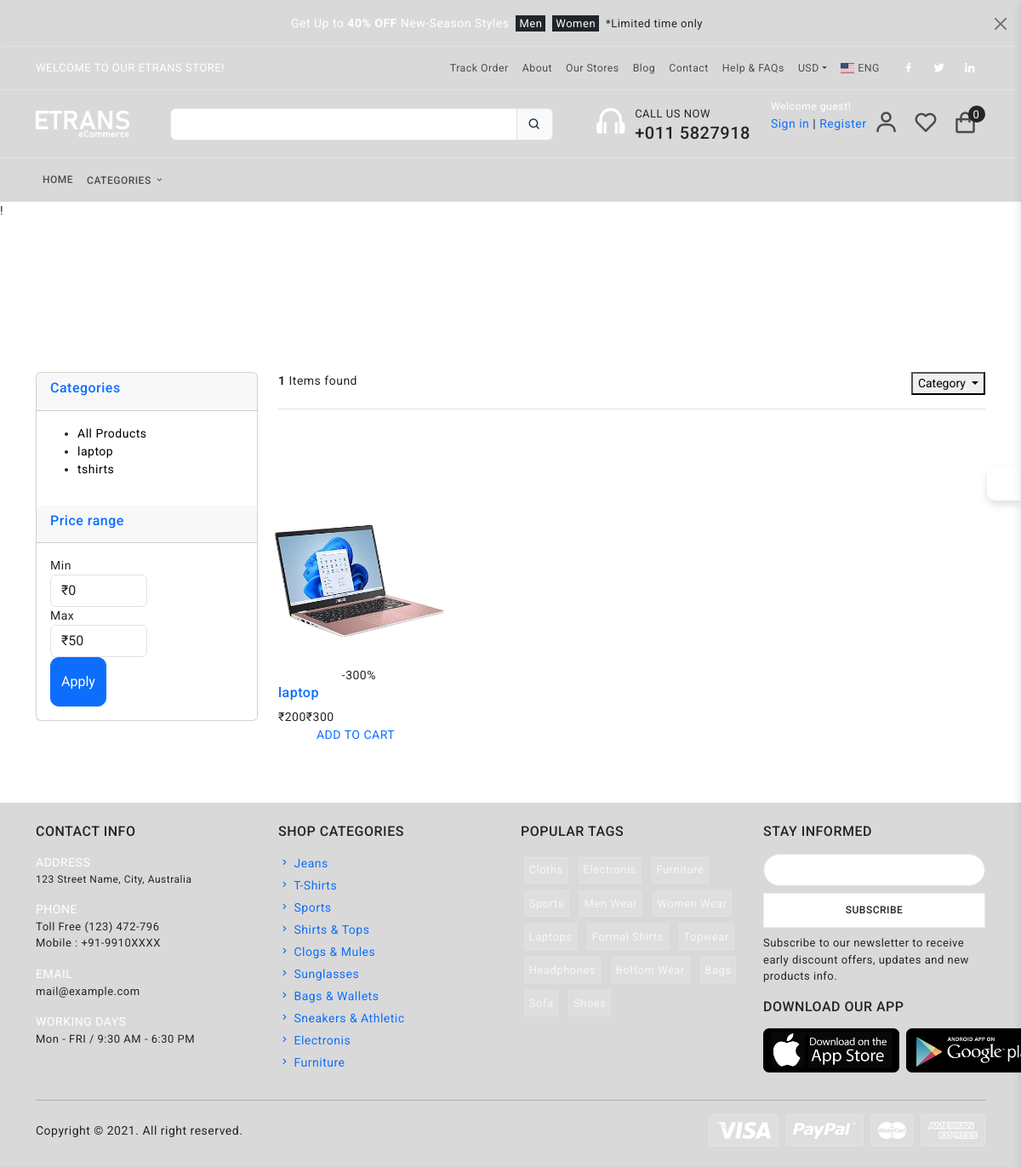
The app's page /store/category/laptop/ with its own data.
### category/models.py (models this page shows, shortened)
class Category(models.Model):
    category_name = models.CharField(max_length=50, unique = True )
    slug = models.SlugField(max_length=100, unique=True)
    description = models.TextField(max_length =255, blank=True)
    category_image = models.ImageField(upload_to = 'photos/categories/',blank=True)
    class Meta:
        verbose_name = 'category'
        verbose_name_plural =  'categories'
    def get_url(self):
        return reverse('products_by_category',args=[self.slug])

### store/models.py (models this page shows, shortened)
class Product(models.Model):
    product_name    = models.CharField(max_length=200, unique=True)
    slug            = models.SlugField(max_length=200, unique=True)
    description     = models.TextField(max_length=500, blank=True)
    price           = models.IntegerField()
    image1       = models.ImageField(upload_to = 'photos/products')
    image2       = models.ImageField(upload_to = 'photos/products',blank=True)
    image3       = models.ImageField(upload_to = 'photos/products',blank=True)
    stock           = models.IntegerField()
    offer_price = models.IntegerField(null=True, blank=True)
    offer_perc =  models.IntegerField(null=True, blank=True, default= 0)
    is_available    = models.BooleanField(default=True)
    category        = models.ForeignKey(Category, on_delete=models.CASCADE)
    created_date    = models.DateTimeField(auto_now_add=True)
    modified_date   = models.DateTimeField(auto_now=True)
    product_offer = models.IntegerField(null=True, blank=True ,default= 0, validators=[MinValueValidator(0),MaxValueValidator(100)])
    Is_featured  = models.BooleanField(default=True)
    def get_url(self):
        return reverse('product_detail', args=[self.category.slug, self.slug])

### store/views.py (the view)
# urls.py: path('store/',include('store.urls')),
def store(request, category_slug=None):
    categories = None
    products = None
    min_price=0
    max_price=0
    if 'min_price' in request.GET:
        min_price=request.GET['min_price']
        max_price=request.GET['max_price']
        if max_price:
            products = Product.objects.filter(price__gte=min_price,price__lte=max_price)
            product_count = products.count()
    if category_slug != None:
        categories = get_object_or_404(Category, slug=category_slug)
        products = Product.objects.filter(category=categories, is_available=True)
        paginator = Paginator(products, 1)
        page = request.GET.get('page')
        paged_products = paginator.get_page(page)
        product_count = products.count()
    else:
        products = Product.objects.all().filter(is_available=True).order_by('id')
        paginator = Paginator(products, 3)
        page = request.GET.get('page')
        paged_products = paginator.get_page(page)
        product_count = products.count()
    context = {
        'products': paged_products,
        'product_count': product_count,
        'min_price':min_price,
        'max_price':max_price,
    }
    return render(request, 'store/store.html', context)

### cart/context_processors.py (called while the page is built)
def counter(request):
    cart_count = 0
    if 'admin' in request.path:
        return {}
    else:
        try:
            cart = Cart.objects.filter(cart_id=_cart_id(request))
            if request.user.is_authenticated:
                cart_items = CartItem.objects.all().filter(user=request.user)
            else:
                cart_items = CartItem.objects.all().filter(cart=cart[:1])
            for cart_item in cart_items:
                cart_count += cart_item.quantity
        except Cart.DoesNotExist:
            cart_count = 0
    return dict(cart_count=cart_count)

### cart/views.py (called while the page is built)
def _cart_id(request):
    cart = request.session.session_key
    if not cart:
        cart = request.session.create()
    return cart

### category/context_list.py (called while the page is built)
def menu_links(request):
    links = Category.objects.all()
    return dict(links=links)

### templates/store/store.html (shortened to what this page needs)
{% extends 'base.html' %}
{% load static %}
{% block content %}
<div class="top" style="height:200px">!</div>
<section class="section-content padding-y">
    <div class="container ">
    <div class="row d-flex">
        <aside class="col-md-3 side-bar" >
            <div class="card">
                <article class="filter-group">
                    <header class="card-header">
                        <a href="#" data-toggle="collapse" data-target="#collapse_1" aria-expanded="true" class="">
                            <h6 class="title">Categories</h6>
                        </a>
                    </header>
                    <div class="filter-content collapse show" id="collapse_1" style="">
                        <div class="card-body">
                            <ul class="list-menu">
                                <li><a style="color:black;" href="{% url 'store' %}">All Products</a></li>
                            {% for category in links %}
                            <li><a style="color:black;" href="{{ category.get_url}}">{{ category.category_name}}  </a></li>
                            {% endfor %}
                            </ul>
                        </div>
                    </div>
                </article>
                <article class="filter-group">
                    <header class="card-header">
                        <a href="#" data-toggle="collapse" data-target="#collapse_3" aria-expanded="true" class="">
                            <h6 class="title">Price range </h6>
                        </a>
                    </header>
                    <div class="filter-content collapse show" id="collapse_3" style="">
                        <div class="card-body">
                            <div class="form-row">
                            <div class="form-group col-md-6">
                            <label>Min</label>
                                <select class="mr-2 form-control">
                                    <option value="0">₹0</option>
                                </select>
                            </div>
                            <div class="form-group text-right col-md-6">
                            <label>Max</label>
                                <select class="mr-2 form-control">
                                    <option value="50">₹50</option>
                                </select>
                            </div>
                            </div>
                            <button class="btn btn-block btn-primary pt-3 pb-3" style="border-radius:10px;">Apply</button>
                        </div>
                    </div>
                </article>
            </div>
        </aside>
        <main class="col-md-9">
    <header class="border-bottom mb-4 pb-3">
        <div class="box d-flex justify-content-between">
            <div class="form-inline">
                <span class="mr-md-auto"><b>{{product_count}}</b>&nbspItems found </span>
            </div>
            <div class="btn-group ">
                <button class=" btn-sm btn-danger dropdown-toggle " type="button" data-toggle="dropdown" aria-haspopup="true" aria-expanded="false">
                  Category
                </button>
              </div>
            </div>
    </header>
    <div class="row">
        {% for product in products %}
        <div class=" product-item men col-lg-4 col-md-6 col-sm-12 col-12 mt-5" style="width:25%; height:390px;">
            <div class="product discount product_filter">
                    <a href="{% url 'add_wishlist' product.id %}"></a>
                <div class="product_image d-flex justify-content-center">
                    <a href="{{product.get_url}}">
                    <img class=""src="{{ product.image1.url }}" style="height:200px;"></a>
                </div>
                {% if product.offer_perc > 0 %}
                <div class="product_bubble product_bubble_right product_bubble_red d-flex flex-column align-items-center"><span>-{{ product.offer_perc }}%</span></div>
                {% endif %}
                <div class="product_info">
                    <h6 class="product_name"><a href="{{ product.get_url}}">{{ product.product_name }}</a></h6>
                    {% if product.offer_perc > 0 %}
                    <div class="product_price">₹{{ product.offer_price }}<span>₹{{product.price}}</span></div>
                    {% else %}
                    <div class="product_price">₹{{ product.offer_price }}</div>
                    {% endif %}
                </div>
            </div>
            <div class="asd d-flex justify-content-center " >
            {% if request.user.is_authenticated %}
            <div class="red_button add_to_cart_button " >
                {% if product.stock > 0 %}
            <a href="{% url 'add_cart' product.id %}" class="mb-5">ADD TO CART &nbsp <i class="fa fa-shopping-cart" style="font-size:14px" aria-hidden="true"></i>
            </a>
        </div>
        <div class="red_button add_to_cart_button mx-1 ml-1" style="background: rgb(7, 110, 42);">
        <a href="{% url 'buy_now' product.id %}" class="mb-5">BUY NOW &nbsp<i class='fa fa-shopping-bag' style="font-size:14px"></i>
            </a> </div>
                 {% else %}
                 <a href="#" class="red_button add_to_cart_button mx-5 btn-block btn-primary"> OUT OF STOCK </a>
            {% endif %}
        </div>
        {% else %}
        <div class="red_button add_to_cart_button " >
            {% if product.stock > 0 %}
            <a href="{% url 'add_cart' product.id %}" class="mb-5">ADD TO CART &nbsp
            </a>
            </div>
            {% else %}
                <a href="#" class="red_button add_to_cart_button mx-5 btn-block btn-primary"> OUT OF STOCK </a>
            {% endif %}
        </div>
        {% endif %}
        </div>
        {% endfor %}
    </div>
    </main>
    </div>
    </div>
    </section>
{% endblock %}

### static/assets/css/app.css (style rules this page uses)
body { font-size: 14px; letter-spacing: .5px; font-family: Roboto, sans-serif; }
a { text-decoration: none }
.bg-theme { background-size: 100% 100%; background-attachment: fixed; background-position: center; background-repeat: no-repeat; transition: background .2s; }
body.bg-theme1 { background-image: url(../images/bg-themes/1.png); }

### records on screen
Category: category_name "laptop"
Category: category_name "tshirts"
Product: image1 (picture), offer_perc "300", product_name "laptop", offer_price "200", price "300", stock "ADD TO CART"

### other values on screen
{{ cart_count }} "0"
{{ product_count }} "1"
